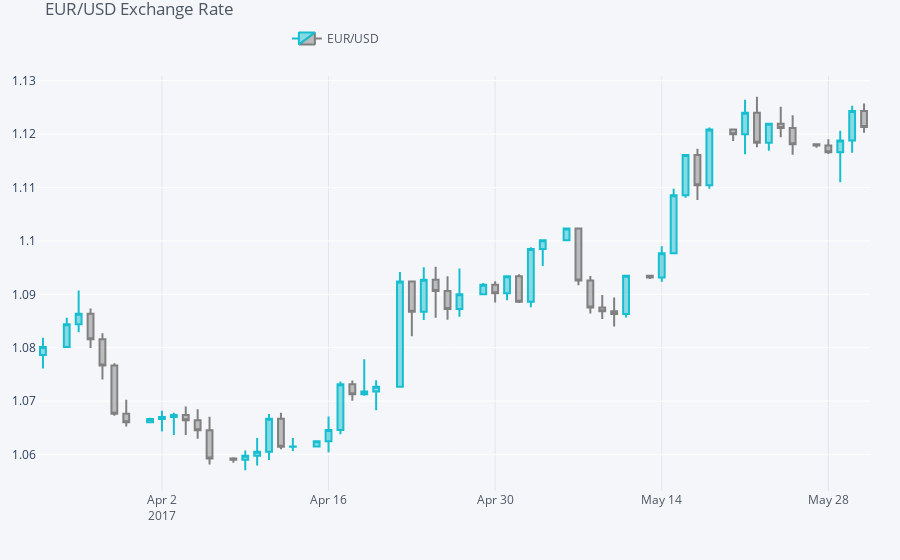

Notebook code cell kept with this figure:
### Code cell
plyo.iplot(
    qf.iplot(asFigure=True),
    # image='png',
    filename='qf_01'
)
